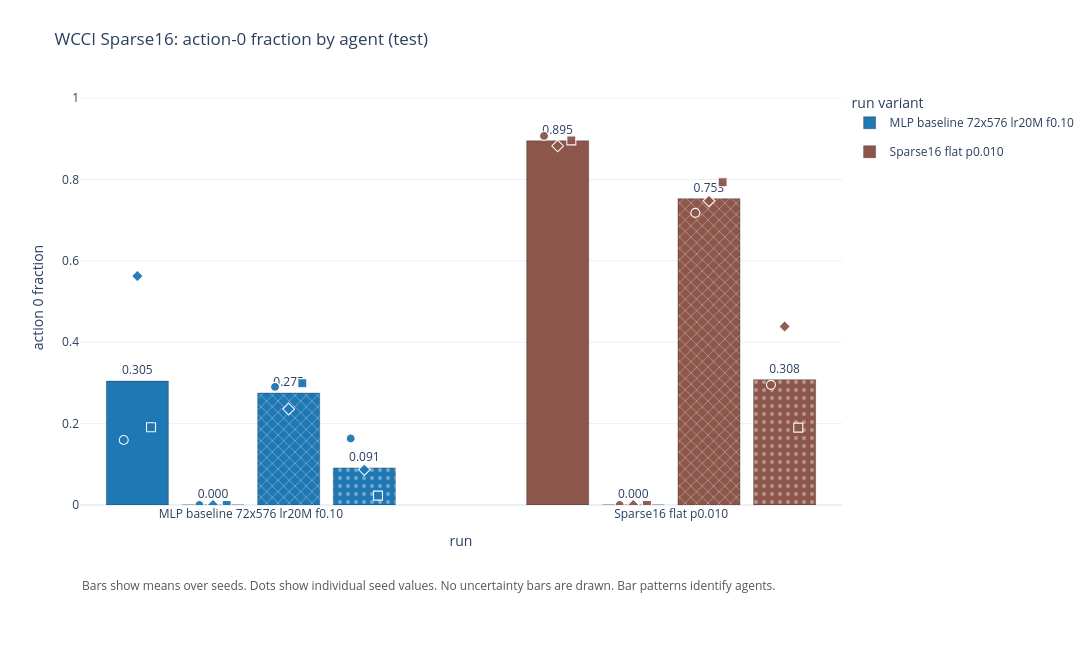

The code cell stored with this chart in its notebook:
### Code cell
fig_action0_sparse16, action0_sparse16_rows, action0_sparse16_summary = plot_action0_by_agent(
    source_rows(action0_latest, "WCCI Sparse16"), SELECTED_ACTION0_SPARSE16_RUNS,
    title=f"WCCI Sparse16: action-0 fraction by agent ({ACTION_METRIC_SOURCE})",
    save_name=f"wcci_sparse16_action0_{ACTION_METRIC_SOURCE}",
)
# fig_action0_sparse16

### Figure 1 — Plotly figure (JSON) as saved in the notebook; plotly's stock layout.template omitted (floating-point values rounded to 4 significant figures)
{"data": [{"cliponaxis": false, "customdata": [["agent_0", "wcci_mlp_baseline_72x576_lr20m_f010", 3, "[0, 1, 2]", "[59968512]", 0.2241, 0.1598, 0.5627], ["agent_1", "wcci_mlp_baseline_72x576_lr20m_f010", 3, "[0, 1, 2]", "[59968512]", 0, 0, 0], ["agent_2", "wcci_mlp_baseline_72x576_lr20m_f010", 3, "[0, 1, 2]", "[59968512]", 0.0343, 0.2359, 0.2993], ["agent_3", "wcci_mlp_baseline_72x576_lr20m_f010", 3, "[0, 1, 2]", "[59968512]", 0.07026, 0.02305, 0.1634]], "hovertemplate": "run type=MLP baseline 72x576 lr20M f0.10<br>agent=%{customdata[0]}<br>mean action-0 fraction=%{y:.4f}<br>std action-0=%{customdata[5]:.4f}<br>min action-0=%{customdata[6]:.4f}<br>max action-0=%{customdata[7]:.4f}<br>n_seeds=%{customdata[2]}<br>seeds=%{customdata[3]}<br>selected_metric_steps=%{customdata[4]}<extra></extra>", "legendgroup": "MLP baseline 72x576 lr20M f0.10", "marker": {"color": "#1f77b4", "line": {"color": "rgba(0,0,0,0.35)", "width": 0.8}, "pattern": {"fgcolor": "rgba(255,255,255,0.75)", "shape": ["", "/", "x", "."], "size": 8}}, "name": "MLP baseline 72x576 lr20M f0.10", "text": ["0.305", "0.000", "0.275", "0.091"], "textposition": "outside", "type": "bar", "width": 0.1476, "x": [-0.27, -0.09, 0.09, 0.27], "y": [0.3045, 0, 0.2752, 0.09115]}, {"cliponaxis": false, "customdata": [["agent_0", "wcci_sparse16_flat_p010_72x576_lr20m_f010", 3, "[0, 1, 2]", "[59968512]", 0.01216, 0.8825, 0.9068], ["agent_1", "wcci_sparse16_flat_p010_72x576_lr20m_f010", 3, "[0, 1, 2]", "[59968512]", 0, 0, 0], ["agent_2", "wcci_sparse16_flat_p010_72x576_lr20m_f010", 3, "[0, 1, 2]", "[59968512]", 0.03797, 0.7181, 0.7934], ["agent_3", "wcci_sparse16_flat_p010_72x576_lr20m_f010", 3, "[0, 1, 2]", "[59968512]", 0.1247, 0.1903, 0.4387]], "hovertemplate": "run type=Sparse16 flat p0.010<br>agent=%{customdata[0]}<br>mean action-0 fraction=%{y:.4f}<br>std action-0=%{customdata[5]:.4f}<br>min action-0=%{customdata[6]:.4f}<br>max action-0=%{customdata[7]:.4f}<br>n_seeds=%{customdata[2]}<br>seeds=%{customdata[3]}<br>selected_metric_steps=%{customdata[4]}<extra></extra>", "legendgroup": "Sparse16 flat p0.010", "marker": {"color": "#8c564b", "line": {"color": "rgba(0,0,0,0.35)", "width": 0.8}, "pattern": {"fgcolor": "rgba(255,255,255,0.75)", "shape": ["", "/", "x", "."], "size": 8}}, "name": "Sparse16 flat p0.010", "text": ["0.895", "0.000", "0.753", "0.308"], "textposition": "outside", "type": "bar", "width": 0.1476, "x": [0.73, 0.91, 1.09, 1.27], "y": [0.8951, 0, 0.753, 0.3081]}, {"customdata": [["wcci_mlp_baseline_72x576_lr20m_f010_s0", 0, 59968512, "test/explain/frac_action_0_agent_0", "wcci_baseline_2"], ["wcci_mlp_baseline_72x576_lr20m_f010_s1", 1, 59968512, "test/explain/frac_action_0_agent_0", "wcci_baseline_2"], ["wcci_mlp_baseline_72x576_lr20m_f010_s2", 2, 59968512, "test/explain/frac_action_0_agent_0", "wcci_baseline_2"]], "hovertemplate": "run=%{customdata[0]}<br>seed=%{customdata[1]}<br>agent=agent_0<br>run type=MLP baseline 72x576 lr20M f0.10<br>action-0 fraction=%{y:.4f}<br>selected_metric_step=%{customdata[2]}<br>metric=%{customdata[3]}<br>download_group=%{customdata[4]}<extra></extra>", "legendgroup": "MLP baseline 72x576 lr20M f0.10", "marker": {"color": "#1f77b4", "line": {"color": "white", "width": 1.1}, "opacity": 0.95, "size": 9, "symbol": ["circle", "diamond", "square"]}, "mode": "markers", "name": "MLP baseline 72x576 lr20M f0.10 agent_0 seeds", "showlegend": false, "type": "scatter", "x": [-0.3025, -0.27, -0.2375], "y": [0.1598, 0.5627, 0.191]}, {"customdata": [["wcci_mlp_baseline_72x576_lr20m_f010_s0", 0, 59968512, "test/explain/frac_action_0_agent_1", "wcci_baseline_2"], ["wcci_mlp_baseline_72x576_lr20m_f010_s1", 1, 59968512, "test/explain/frac_action_0_agent_1", "wcci_baseline_2"], ["wcci_mlp_baseline_72x576_lr20m_f010_s2", 2, 59968512, "test/explain/frac_action_0_agent_1", "wcci_baseline_2"]], "hovertemplate": "run=%{customdata[0]}<br>seed=%{customdata[1]}<br>agent=agent_1<br>run type=MLP baseline 72x576 lr20M f0.10<br>action-0 fraction=%{y:.4f}<br>selected_metric_step=%{customdata[2]}<br>metric=%{customdata[3]}<br>download_group=%{customdata[4]}<extra></extra>", "legendgroup": "MLP baseline 72x576 lr20M f0.10", "marker": {"color": "#1f77b4", "line": {"color": "white", "width": 1.1}, "opacity": 0.95, "size": 9, "symbol": ["circle", "diamond", "square"]}, "mode": "markers", "name": "MLP baseline 72x576 lr20M f0.10 agent_1 seeds", "showlegend": false, "type": "scatter", "x": [-0.1225, -0.09, -0.05753], "y": [0.0, 0.0, 0.0]}, {"customdata": [["wcci_mlp_baseline_72x576_lr20m_f010_s0", 0, 59968512, "test/explain/frac_action_0_agent_2", "wcci_baseline_2"], ["wcci_mlp_baseline_72x576_lr20m_f010_s1", 1, 59968512, "test/explain/frac_action_0_agent_2", "wcci_baseline_2"], ["wcci_mlp_baseline_72x576_lr20m_f010_s2", 2, 59968512, "test/explain/frac_action_0_agent_2", "wcci_baseline_2"]], "hovertemplate": "run=%{customdata[0]}<br>seed=%{customdata[1]}<br>agent=agent_2<br>run type=MLP baseline 72x576 lr20M f0.10<br>action-0 fraction=%{y:.4f}<br>selected_metric_step=%{customdata[2]}<br>metric=%{customdata[3]}<br>download_group=%{customdata[4]}<extra></extra>", "legendgroup": "MLP baseline 72x576 lr20M f0.10", "marker": {"color": "#1f77b4", "line": {"color": "white", "width": 1.1}, "opacity": 0.95, "size": 9, "symbol": ["circle", "diamond", "square"]}, "mode": "markers", "name": "MLP baseline 72x576 lr20M f0.10 agent_2 seeds", "showlegend": false, "type": "scatter", "x": [0.05753, 0.09, 0.1225], "y": [0.2903, 0.2359, 0.2993]}, {"customdata": [["wcci_mlp_baseline_72x576_lr20m_f010_s0", 0, 59968512, "test/explain/frac_action_0_agent_3", "wcci_baseline_2"], ["wcci_mlp_baseline_72x576_lr20m_f010_s1", 1, 59968512, "test/explain/frac_action_0_agent_3", "wcci_baseline_2"], ["wcci_mlp_baseline_72x576_lr20m_f010_s2", 2, 59968512, "test/explain/frac_action_0_agent_3", "wcci_baseline_2"]], "hovertemplate": "run=%{customdata[0]}<br>seed=%{customdata[1]}<br>agent=agent_3<br>run type=MLP baseline 72x576 lr20M f0.10<br>action-0 fraction=%{y:.4f}<br>selected_metric_step=%{customdata[2]}<br>metric=%{customdata[3]}<br>download_group=%{customdata[4]}<extra></extra>", "legendgroup": "MLP baseline 72x576 lr20M f0.10", "marker": {"color": "#1f77b4", "line": {"color": "white", "width": 1.1}, "opacity": 0.95, "size": 9, "symbol": ["circle", "diamond", "square"]}, "mode": "markers", "name": "MLP baseline 72x576 lr20M f0.10 agent_3 seeds", "showlegend": false, "type": "scatter", "x": [0.2375, 0.27, 0.3025], "y": [0.1634, 0.08702, 0.02305]}, {"customdata": [["wcci_sparse16_flat_p010_72x576_lr20m_f010_s0", 0, 59968512, "test/explain/frac_action_0_agent_0", "wcci_sparse16_2"], ["wcci_sparse16_flat_p010_72x576_lr20m_f010_s1", 1, 59968512, "test/explain/frac_action_0_agent_0", "wcci_sparse16_2"], ["wcci_sparse16_flat_p010_72x576_lr20m_f010_s2", 2, 59968512, "test/explain/frac_action_0_agent_0", "wcci_sparse16_2"]], "hovertemplate": "run=%{customdata[0]}<br>seed=%{customdata[1]}<br>agent=agent_0<br>run type=Sparse16 flat p0.010<br>action-0 fraction=%{y:.4f}<br>selected_metric_step=%{customdata[2]}<br>metric=%{customdata[3]}<br>download_group=%{customdata[4]}<extra></extra>", "legendgroup": "Sparse16 flat p0.010", "marker": {"color": "#8c564b", "line": {"color": "white", "width": 1.1}, "opacity": 0.95, "size": 9, "symbol": ["circle", "diamond", "square"]}, "mode": "markers", "name": "Sparse16 flat p0.010 agent_0 seeds", "showlegend": false, "type": "scatter", "x": [0.6975, 0.73, 0.7625], "y": [0.9068, 0.8825, 0.8961]}, {"customdata": [["wcci_sparse16_flat_p010_72x576_lr20m_f010_s0", 0, 59968512, "test/explain/frac_action_0_agent_1", "wcci_sparse16_2"], ["wcci_sparse16_flat_p010_72x576_lr20m_f010_s1", 1, 59968512, "test/explain/frac_action_0_agent_1", "wcci_sparse16_2"], ["wcci_sparse16_flat_p010_72x576_lr20m_f010_s2", 2, 59968512, "test/explain/frac_action_0_agent_1", "wcci_sparse16_2"]], "hovertemplate": "run=%{customdata[0]}<br>seed=%{customdata[1]}<br>agent=agent_1<br>run type=Sparse16 flat p0.010<br>action-0 fraction=%{y:.4f}<br>selected_metric_step=%{customdata[2]}<br>metric=%{customdata[3]}<br>download_group=%{customdata[4]}<extra></extra>", "legendgroup": "Sparse16 flat p0.010", "marker": {"color": "#8c564b", "line": {"color": "white", "width": 1.1}, "opacity": 0.95, "size": 9, "symbol": ["circle", "diamond", "square"]}, "mode": "markers", "name": "Sparse16 flat p0.010 agent_1 seeds", "showlegend": false, "type": "scatter", "x": [0.8775, 0.91, 0.9425], "y": [0.0, 0.0, 0.0]}, {"customdata": [["wcci_sparse16_flat_p010_72x576_lr20m_f010_s0", 0, 59968512, "test/explain/frac_action_0_agent_2", "wcci_sparse16_2"], ["wcci_sparse16_flat_p010_72x576_lr20m_f010_s1", 1, 59968512, "test/explain/frac_action_0_agent_2", "wcci_sparse16_2"], ["wcci_sparse16_flat_p010_72x576_lr20m_f010_s2", 2, 59968512, "test/explain/frac_action_0_agent_2", "wcci_sparse16_2"]], "hovertemplate": "run=%{customdata[0]}<br>seed=%{customdata[1]}<br>agent=agent_2<br>run type=Sparse16 flat p0.010<br>action-0 fraction=%{y:.4f}<br>selected_metric_step=%{customdata[2]}<br>metric=%{customdata[3]}<br>download_group=%{customdata[4]}<extra></extra>", "legendgroup": "Sparse16 flat p0.010", "marker": {"color": "#8c564b", "line": {"color": "white", "width": 1.1}, "opacity": 0.95, "size": 9, "symbol": ["circle", "diamond", "square"]}, "mode": "markers", "name": "Sparse16 flat p0.010 agent_2 seeds", "showlegend": false, "type": "scatter", "x": [1.058, 1.09, 1.122], "y": [0.7181, 0.7475, 0.7934]}, {"customdata": [["wcci_sparse16_flat_p010_72x576_lr20m_f010_s0", 0, 59968512, "test/explain/frac_action_0_agent_3", "wcci_sparse16_2"], ["wcci_sparse16_flat_p010_72x576_lr20m_f010_s1", 1, 59968512, "test/explain/frac_action_0_agent_3", "wcci_sparse16_2"], ["wcci_sparse16_flat_p010_72x576_lr20m_f010_s2", 2, 59968512, "test/explain/frac_action_0_agent_3", "wcci_sparse16_2"]], "hovertemplate": "run=%{customdata[0]}<br>seed=%{customdata[1]}<br>agent=agent_3<br>run type=Sparse16 flat p0.010<br>action-0 fraction=%{y:.4f}<br>selected_metric_step=%{customdata[2]}<br>metric=%{customdata[3]}<br>download_group=%{customdata[4]}<extra></extra>", "legendgroup": "Sparse16 flat p0.010", "marker": {"color": "#8c564b", "line": {"color": "white", "width": 1.1}, "opacity": 0.95, "size": 9, "symbol": ["circle", "diamond", "square"]}, "mode": "markers", "name": "Sparse16 flat p0.010 agent_3 seeds", "showlegend": false, "type": "scatter", "x": [1.238, 1.27, 1.302], "y": [0.2953, 0.4387, 0.1903]}], "layout": {"annotations": [{"align": "left", "font": {"color": "#555", "size": 12}, "showarrow": false, "text": "Bars show means over seeds. Dots show individual seed values. No uncertainty bars are drawn. Bar patterns identify agents.", "x": 0, "xref": "paper", "y": -0.22, "yref": "paper"}], "bargap": 0.2, "height": 650, "legend": {"orientation": "v", "title": {"text": "run variant"}, "x": 1.01, "xanchor": "left", "y": 1, "yanchor": "top"}, "margin": {"b": 145, "l": 80, "r": 250, "t": 90}, "title": {"text": "WCCI Sparse16: action-0 fraction by agent (test)"}, "width": 1450, "xaxis": {"tickmode": "array", "ticktext": ["MLP baseline 72x576 lr20M f0.10", "Sparse16 flat p0.010"], "tickvals": [0, 1], "title": {"text": "run"}}, "yaxis": {"range": [0, 1.02], "title": {"text": "action 0 fraction"}}}}
